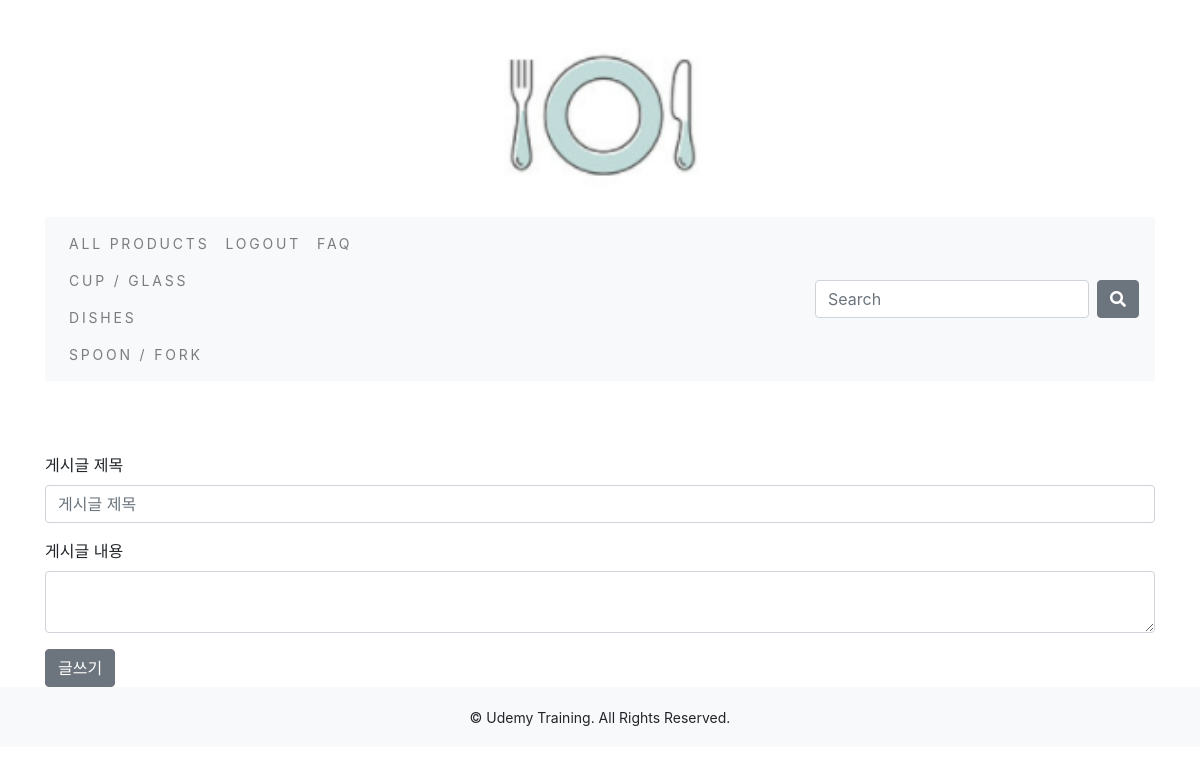
The app's page /board/write/ (signed in) with its own data.
### shop/models.py (models this page shows, shortened)
class Category(models.Model) :
    name = models.CharField(max_length=250, unique=True)
    slug = models.SlugField(max_length=250, unique=True)
    class Meta :
        ordering = ('name',)
        verbose_name = 'category'
        verbose_name_plural = 'categories'
    def get_url(self) :
        return reverse('shop:products_by_category', args = [self.slug])

### board/views.py (the view)
# urls.py: path('write/', views.board_write, name = 'board_write'),
def board_write(request):
    if not request.session.get('user'):
        return redirect('/account/login/')
    if request.method == "POST":
        form = BoardForm(request.POST)
        if form.is_valid():
            user_id = request.session.get('user')
            member = Member.objects.get(pk=user_id)
            board = Board()
            board.title     = form.cleaned_data['title']
            board.contents  = form.cleaned_data['contents']
            board.writer    = member
            board.save()
            return redirect('/board/list/')
    else:
        form = BoardForm()
    return render(request, 'board/board_write.html', {'form': form})

### board/forms.py
class BoardForm(forms.Form):
    title = forms.CharField(error_messages={
        'required': '제목을 입력하세요.'
    }, max_length=100, label="게시글 제목")
    contents = forms.CharField(error_messages={
        'required': '내용을 입력하세요.'
    }, widget=forms.Textarea, label="게시글 내용")

### cart/context_processors.py (called while the page is built)
def counter(request) :
    item_count = 0
    if 'admin' in request.path :
        return {}
    else :
        try :
            cart = Cart.objects.filter(cart_id = _cart_id(request))
            cart_items = CartItem.objects.all().filter(cart=cart[:1])
            for cart_item in cart_items :
                item_count += cart_item.quantity
        except Cart.DoesNotExist :
            item_count = 0
    return dict(item_count = item_count)

### cart/views.py (called while the page is built)
def _cart_id(request) :
    cart = request.session.session_key
    if not cart :
        cart = request.session.create()
    return cart

### shop/context_processors.py (called while the page is built)
def menu_links(request) :
    links = Category.objects.all()
    return dict(links = links)

### templates/board/board_write.html (shortened to what this page needs)
{% extends "base.html" %}
{% block content %}
<div class="row mt-5">
  <div class="col-12">
    <form method="POST" action=".">
      {% for field in form %}
      <div class="form-group">
        <label for="{{ field.id_for_label }}">{{ field.label }}</label>
        {% ifequal field.name 'contents' %}
        <textarea
          class="form-control"
          name="{{ field.name }}"
          placeholder="{{ field.label }}">
        </textarea>
        {% else %}
        <input
          type="{{ field.field.widget.input_type }}"
          class="form-control"
          id="{{ field.id_for_label }}"
          placeholder="{{ field.label }}"
          name="{{ field.name }}"
        />
        {% endifequal %}
      </div>
      {% endfor %}
      <button type="submit" class="btn btn-secondary">글쓰기</button>
    </form>
  </div>
</div>
{% endblock %}

### templates/navbar.html (shortened to what this page needs)
<nav class="navbar navbar-expand-lg navbar-light bg-light">
  <div class="collapse navbar-collapse" id="navbarSupportedContent">
    <ul class="navbar-nav mr-auto">
      <li class="nav-item">
        <a class="nav-link" href="{% url 'shop:allProdCat' %}">All Products</a>
        {% for cat in links %}
        <a class="nav-link" href="{{cat.get_url}}">{{cat.name}}</a>
        {% endfor %}
      </li>
      {% if not request.session.user %}
        <li class="nav-item">
          <a class="nav-link" href="{% url 'account:register' %}">Sign up</a>
        </li>
        <li class="nav-item">
          <a class="nav-link" href="{% url 'account:login' %}">Login</a>
        </li>
      {% else %}
        <li class="nav-item">
          <a class="nav-link" href="{% url 'account:logout' %}">Logout</a>
        </li>
      {% endif %}
      <li class="nav-item">
        <a class="nav-link" href = "{% url 'board:board_list' %}">FAQ</a>
      </li>
    </ul>
    <form class="form-inline my-2 my-lg-0" action="{% url 'search_app:searchResult' %}" method="get">
      <input class="form-control mr-sm-2" type="search" placeholder="Search" aria-label="Search" name = "q">
      <button class="btn btn-secondary my-2 my-sm-0" type="submit"><i class="fas fa-search"></i></button>
    </form>
  </div>
</nav>

### static/css/custom.css (style rules this page uses)
.nav-item { letter-spacing: .2em; font-size: 14px; text-transform: uppercase; }

### records on screen
Category: name "CUP / GLASS"
Category: name "DISHES"
Category: name "SPOON / FORK"

### other values on screen
{{ field.label }} "게시글 제목" "게시글 내용"
